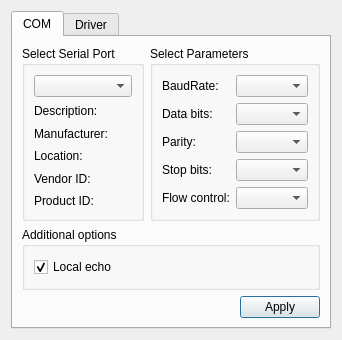
<?xml version="1.0" encoding="UTF-8"?>
<ui version="4.0">
 <class>SettingsDialog</class>
 <widget class="QDialog" name="SettingsDialog">
  <property name="geometry">
   <rect>
    <x>0</x>
    <y>0</y>
    <width>313</width>
    <height>317</height>
   </rect>
  </property>
  <property name="windowTitle">
   <string>Settings</string>
  </property>
  <layout class="QGridLayout" name="gridLayout_4">
   <item row="0" column="0">
    <widget class="QTabWidget" name="tabWidget">
     <property name="currentIndex">
      <number>0</number>
     </property>
     <widget class="QWidget" name="tab_1">
      <attribute name="title">
       <string>COM</string>
      </attribute>
      <layout class="QGridLayout" name="gridLayout_3">
       <item row="2" column="0" colspan="2">
        <layout class="QHBoxLayout" name="horizontalLayout">
         <item>
          <spacer name="horizontalSpacer">
           <property name="orientation">
            <enum>Qt::Horizontal</enum>
           </property>
           <property name="sizeHint" stdset="0">
            <size>
             <width>96</width>
             <height>20</height>
            </size>
           </property>
          </spacer>
         </item>
         <item>
          <widget class="QPushButton" name="applyButton">
           <property name="text">
            <string>Apply</string>
           </property>
          </widget>
         </item>
        </layout>
       </item>
       <item row="1" column="0" colspan="2">
        <widget class="QGroupBox" name="additionalOptionsGroupBox">
         <property name="title">
          <string>Additional options</string>
         </property>
         <layout class="QVBoxLayout" name="verticalLayout">
          <item>
           <widget class="QCheckBox" name="localEchoCheckBox">
            <property name="text">
             <string>Local echo</string>
            </property>
            <property name="checked">
             <bool>true</bool>
            </property>
           </widget>
          </item>
         </layout>
        </widget>
       </item>
       <item row="0" column="0">
        <widget class="QGroupBox" name="selectBox">
         <property name="title">
          <string>Select Serial Port</string>
         </property>
         <layout class="QGridLayout" name="gridLayout">
          <item row="0" column="0">
           <widget class="QComboBox" name="serialPortInfoListBox"/>
          </item>
          <item row="1" column="0">
           <widget class="QLabel" name="descriptionLabel">
            <property name="text">
             <string>Description:</string>
            </property>
           </widget>
          </item>
          <item row="5" column="0">
           <widget class="QLabel" name="pidLabel">
            <property name="text">
             <string>Product ID:</string>
            </property>
           </widget>
          </item>
          <item row="3" column="0">
           <widget class="QLabel" name="locationLabel">
            <property name="text">
             <string>Location:</string>
            </property>
           </widget>
          </item>
          <item row="2" column="0">
           <widget class="QLabel" name="manufacturerLabel">
            <property name="text">
             <string>Manufacturer:</string>
            </property>
           </widget>
          </item>
          <item row="4" column="0">
           <widget class="QLabel" name="vidLabel">
            <property name="text">
             <string>Vendor ID:</string>
            </property>
           </widget>
          </item>
         </layout>
        </widget>
       </item>
       <item row="0" column="1">
        <widget class="QGroupBox" name="parametersBox">
         <property name="title">
          <string>Select Parameters</string>
         </property>
         <layout class="QGridLayout" name="gridLayout_2">
          <item row="0" column="0">
           <widget class="QLabel" name="baudRateLabel">
            <property name="text">
             <string>BaudRate:</string>
            </property>
           </widget>
          </item>
          <item row="0" column="1">
           <widget class="QComboBox" name="baudRateBox"/>
          </item>
          <item row="1" column="0">
           <widget class="QLabel" name="dataBitsLabel">
            <property name="text">
             <string>Data bits:</string>
            </property>
           </widget>
          </item>
          <item row="1" column="1">
           <widget class="QComboBox" name="dataBitsBox"/>
          </item>
          <item row="2" column="0">
           <widget class="QLabel" name="parityLabel">
            <property name="text">
             <string>Parity:</string>
            </property>
           </widget>
          </item>
          <item row="2" column="1">
           <widget class="QComboBox" name="parityBox"/>
          </item>
          <item row="3" column="0">
           <widget class="QLabel" name="stopBitsLabel">
            <property name="text">
             <string>Stop bits:</string>
            </property>
           </widget>
          </item>
          <item row="3" column="1">
           <widget class="QComboBox" name="stopBitsBox"/>
          </item>
          <item row="4" column="0">
           <widget class="QLabel" name="flowControlLabel">
            <property name="text">
             <string>Flow control:</string>
            </property>
           </widget>
          </item>
          <item row="4" column="1">
           <widget class="QComboBox" name="flowControlBox"/>
          </item>
         </layout>
        </widget>
       </item>
      </layout>
      <zorder>parametersBox</zorder>
      <zorder>selectBox</zorder>
      <zorder></zorder>
      <zorder>additionalOptionsGroupBox</zorder>
      <zorder>parametersBox</zorder>
      <zorder>selectBox</zorder>
      <zorder></zorder>
      <zorder>additionalOptionsGroupBox</zorder>
      <zorder>parametersBox</zorder>
      <zorder>selectBox</zorder>
      <zorder></zorder>
      <zorder>additionalOptionsGroupBox</zorder>
     </widget>
     <widget class="QWidget" name="tab_3">
      <attribute name="title">
       <string>Driver</string>
      </attribute>
     </widget>
    </widget>
   </item>
  </layout>
 </widget>
 <resources/>
 <connections/>
</ui>
